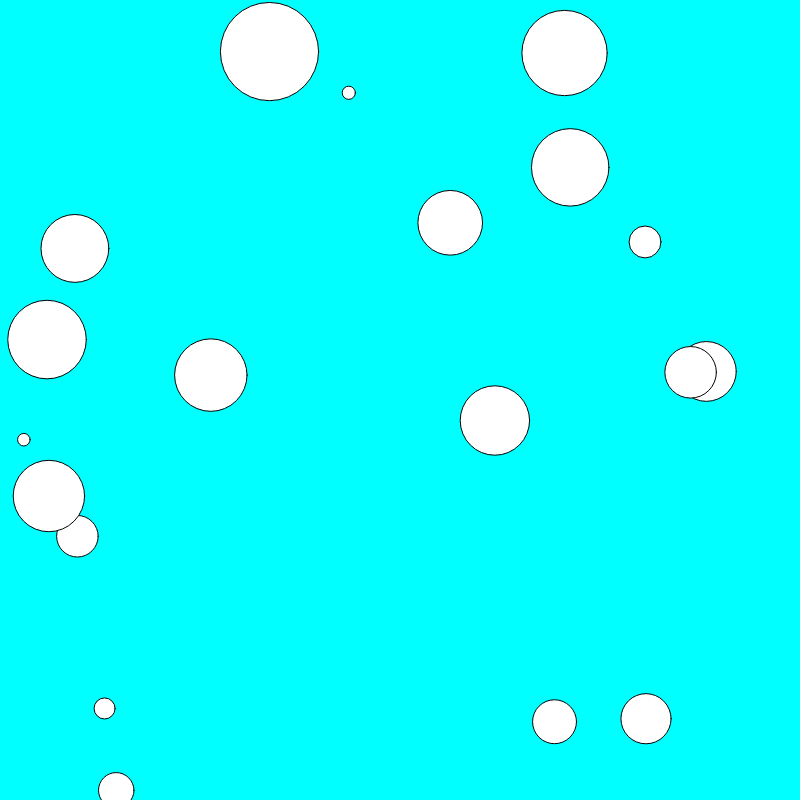
Frame 1 (no input)
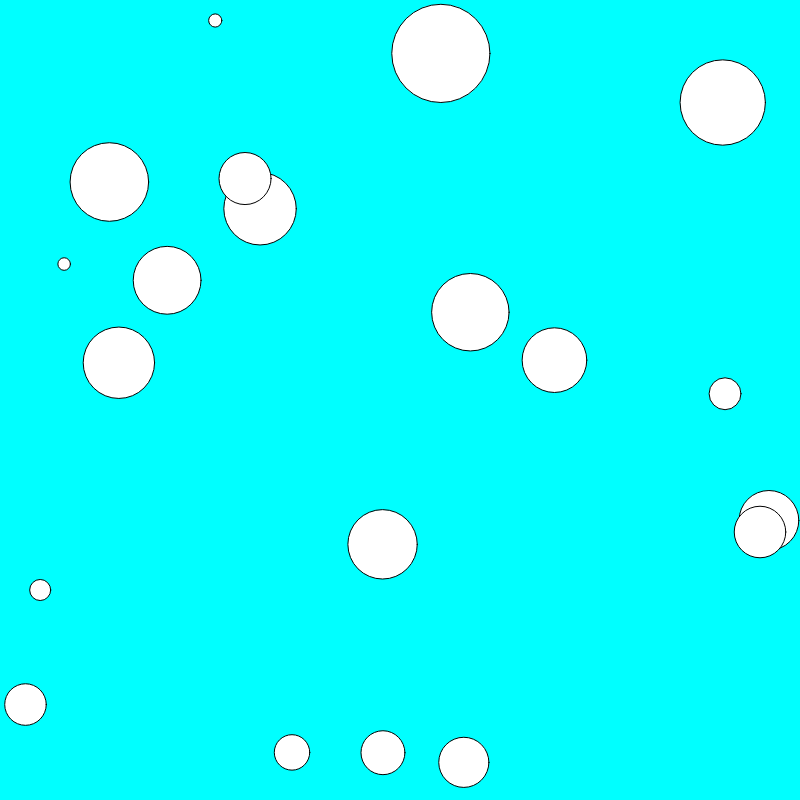
Frame 60 (no input)
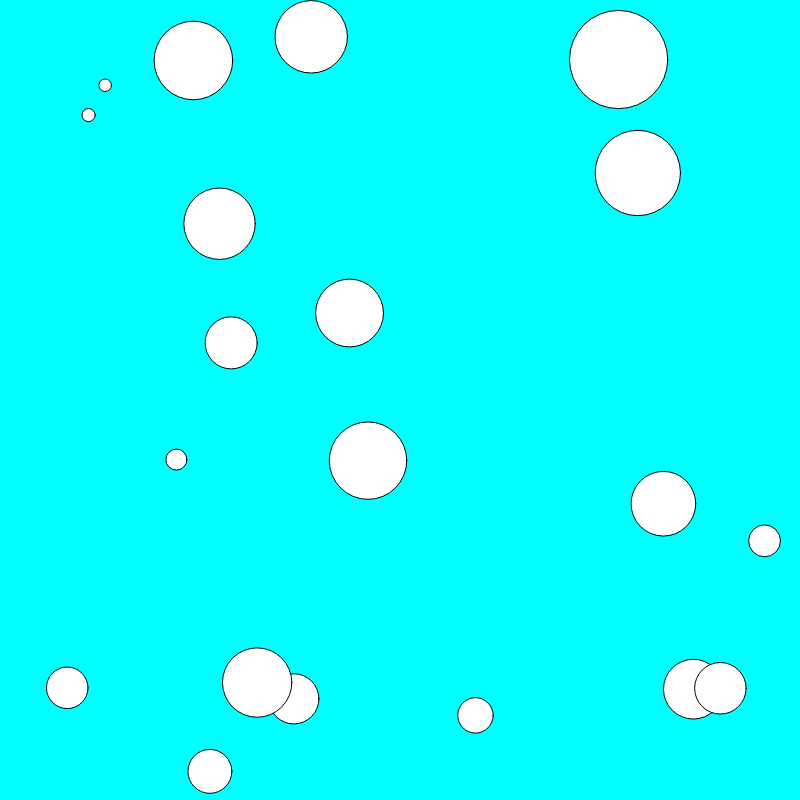
Frame 120 (the mouse pressed at the canvas centre since frame 60)

The p5.js sketch that drew these frames (run headless with seeded random() and noise() and a simulated clock; from frame 60 on, the mouse is pressed at the canvas centre):

// p5.js sketch
// ── sketch.js
let circles = [];

function setup() {
  createCanvas(800, 800);

  // Create screen reader accessible description
  describe("moving shapes of squares, circles and triangles");

  for (let i = 0; i < 20; i++) {
    let c1 = new Circle(random(width), random(height), random(10, 100));
    circles.push(c1);
  }
}

function draw() {
  background("aqua");
  circles.forEach(c => {


      let speed = random(1, 5);
    c.move(speed, width, height);


    circle(c.posX, c.posY, c.diameter);
  });
}


class Circle {
    constructor(posX, posY, diameter) {
        this.posX = posX;
        this.posY = posY;
        this.diameter = diameter;
        this.direction = random(2*Math.PI);
    }

    move(speed, canvasWidth, canvasHeight) {
      //randomly move each circle
      this.posX += cos(this.direction) * speed;
      this.posY += sin(this.direction) * speed;

      if(this.posX + this.diameter/2 >= canvasWidth) {
        this.direction = Math.PI - this.direction;
        this.posX -= 1;
      } else if(this.posX - this.diameter/2 <= 0) {
        this.direction = Math.PI - this.direction;
        this.posX += 1;
      }

      if(this.posY + this.diameter/2 >= canvasHeight) {
        this.direction = -this.direction;
        this.posY -= 1;
      } else if(this.posY - this.diameter/2 <= 0) {
        this.direction = -this.direction;
        this.posY += 1;
      }
    }
}
// ── script.js
const movies = [
  {"title": "Inception", "year": 2010, "rating": 8.8, "genre": ["Action", "Sci-Fi"], "director": "Christopher Nolan"},
  {"title": "The Dark Knight", "year": 2008, "rating": 9.0, "genre": ["Action", "Crime", "Drama"], "director": "Christopher Nolan"},
  {"title": "Pulp Fiction", "year": 1994, "rating": 8.9, "genre": ["Crime", "Drama"], "director": "Quentin Tarantino"},
  {"title": "The Matrix", "year": 1999, "rating": 8.7, "genre": ["Action", "Sci-Fi"], "director": "Lana Wachowski, Lilly Wachowski"},
  {"title": "Fight Club", "year": 1999, "rating": 8.8, "genre": ["Drama"], "director": "David Fincher"}
];

// 1. Create an array of movie titles
const movieTitles = movies.map(movie => movie.title);
console.log("Movie Titles:", movieTitles);

// 2. Array of movies with a rating higher than 8.5
const highRatedMovies = movies.filter(movie => movie.rating > 8.5);
console.log("Movies with rating higher than 8.5:", highRatedMovies);

// 3. Sort in descending order by rating
const sortedByRating = movies.sort((a, b) => b.rating - a.rating);
console.log("Movies sorted by rating (descending):", sortedByRating);

// 4. Array of movies released after the year 2000
const moviesAfter2000 = movies.filter(movie => movie.year > 2000);
console.log("Movies released after 2000:", moviesAfter2000);

// 5. Sort the movies by year in ascending order
const sortedMoviesByYear = movies.sort((a, b) => a.year - b.year);
console.log("Movies sorted by year (ascending):", sortedMoviesByYear);

// 6. Create an object that counts the number of movies for each genre.
let genreCount = {};
const genres = movies.forEach(movie => {
    movie.genre.forEach(g => {
        if (genreCount[g]) {
        genreCount[g]++;
        } else {
        genreCount[g] = 1;
        }
    });
});
console.log("Genre Count:", genreCount);

// 7. Check if all movies have a rating higher than 7.
const isMoviesHigherThanSeven = movies.every(movie => movie.rating > 7);
console.log("All movies have rating higher than 7:", isMoviesHigherThanSeven);

// 8. Calculate the average rating of all movies.
const sum = movies.reduce((acc, movie) => acc + movie.rating, 0);
const averageRating = sum / movies.length;
console.log("Average rating of all movies:", averageRating);

// 9. Create an array of objects with only the title and rating of each movie.
const moviesTitleAndRating = movies.map(movie => ({title: movie.title, rating: movie.rating}));
console.log("Movies with only title and rating:", moviesTitleAndRating);

// 10. Check if there is at least one movie in the "Sci-Fi" genre.
const hasSciFiMovie = movies.some(movie => movie.genre.includes("Sci-Fi"));
console.log("Is there at least one Sci-Fi movie?:", hasSciFiMovie);

// 11. Check if there is at least one movie directed by "Quentin Tarantino".
const hasTarantinoMovie = movies.some(movie => movie.director === "Quentin Tarantino");
console.log("Is there at least one movie directed by Quentin Tarantino?:", hasTarantinoMovie);

// 12. Check if all movies were released after 1990.
const allMoviesAfter1990 = movies.every(movie => movie.year > 1990);
console.log("All movies were released after 1990:", allMoviesAfter1990);

// 13. Find the titles of all movies directed by "Christopher Nolan" that have a rating higher than 8.5, sorted by rating in descending order.
const nolanHighRatedMovies = movies
  .filter(movie => movie.director === "Christopher Nolan" && movie.rating > 8.5)
  .sort((a, b) => b.rating - a.rating)
  .map(movie => movie.title);
console.log("Christopher Nolan movies with rating higher than 8.5, sorted in descending order by rating:", nolanHighRatedMovies);

// 14. Calculate the average rating of movies released before the year 2000 that belong to the "Drama" genre.
const dramaMoviesBefore2000 = movies.filter(movie => movie.year < 2000 && movie.genre.includes("Drama"));
console.log("Drama movies before 2000:", dramaMoviesBefore2000);

const avgDramaBefore2000 = dramaMoviesBefore2000.reduce((acc, movie) => acc + movie.rating, 0) / dramaMoviesBefore2000.length;
console.log("Average rating of Drama movies released before 2000:", avgDramaBefore2000.toFixed(2));

// 15. Create an array of movie titles for movies with a rating higher than 8.5, sorted by their release year.
const titlesHighRatedSortedByYear = movies
  .filter(movie => movie.rating > 8.5)
  .sort((a, b) => a.year - b.year)
  .map(movie => movie.title);
console.log("Movie titles with rating higher than 8.5, sorted by release year:", titlesHighRatedSortedByYear);

// 16. Find the total number of genres covered by movies with a rating higher than 8.8.
const highRatedMoviesForGenres = movies.filter(movie => movie.rating > 8.8);
const highRatedGenres = [];
highRatedMoviesForGenres.forEach(movie => {
    movie.genre.forEach(g => {
        if (!highRatedGenres.includes(g)) {
        highRatedGenres.push(g);
        }
    });
});

console.log("Total number of unique genres in movies with rating higher than 8.8:", highRatedGenres.length);

// 17. Check if there is at least one movie in the dataset with a rating higher than 9.
const hasMovieHigherThanNine = movies.some(movie => movie.rating > 9);
console.log("Is there at least one movie with rating higher than 9?:", hasMovieHigherThanNine);

// 18. Check if all movies directed by "Christopher Nolan" have a rating higher than 8.5.
const allNolanMoviesHigherThanEightPointFive = movies
  .filter(movie => movie.director === "Christopher Nolan")
  .every(movie => movie.rating > 8.5);

console.log("All Christopher Nolan movies have rating higher than 8.5:", allNolanMoviesHigherThanEightPointFive);
